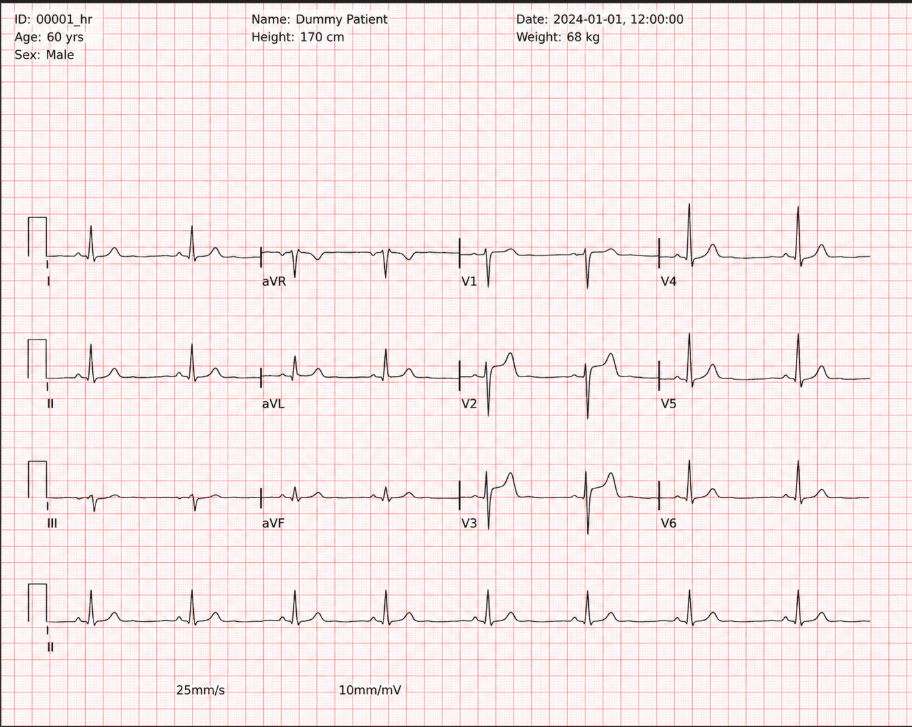
#> input picture ECG/111.png, 912 x 727 px
$ python -i preprocess.py   (imports and definitions only)
#> lines starting #> are read from the running program, lines starting #| are printed output that depends on the picture; after the words box and inside, x2 and y2 are one past the last pixel; in counts of white or black regions, pixels touching at a corner belong together
import cv2
import numpy as np
from pathlib import Path
from matplotlib import pyplot as plt
from PIL import Image

def delete_red(img):
    b, g, r = cv2.split(img)
    mask = (r.astype(int) - g.astype(int) > 40) & (r.astype(int) - b.astype(int) > 25)
    img[mask] = [254, 254, 254]
    return img

def change_gray(img):
    return cv2.cvtColor(img, cv2.COLOR_BGR2GRAY)

def find_QR(img):
    detector = cv2.QRCodeDetector()
    data, points, _ = detector.detectAndDecode(img)
    height, width = img.shape[:2]

    if points is not None and len(points) > 0:
        pts = points[0]
        cx = int(pts[:, 0].mean())
        cy = int(pts[:, 1].mean())

        if cx < width / 2 and cy < height / 2:
            return cv2.rotate(img, cv2.ROTATE_90_CLOCKWISE)
        elif cx >= width / 2 and cy < height / 2:
            return img
        elif cx < width / 2 and cy >= height / 2:
            rotated = cv2.rotate(img, cv2.ROTATE_90_CLOCKWISE)
            rotated = cv2.rotate(rotated, cv2.ROTATE_90_CLOCKWISE)
            return rotated
        else:
            return cv2.rotate(img, cv2.ROTATE_90_COUNTERCLOCKWISE)
    else:
        if (height > width) and (height != 4000) and (width != 3000):
            plt.imshow(img, cmap="gray")
            plt.axis("off")
            plt.show()
            return cv2.rotate(img, cv2.ROTATE_90_COUNTERCLOCKWISE)
        else:
            return img

def sizing(img):
    img = cv2.resize(img, (1024, 768))
    return img

def remove_black_vertical_lines(img, black_thresh=120, max_aspect=10.0, min_height_ratio=0.6, max_width=4):
    if img.ndim == 3:
        gray = cv2.cvtColor(img, cv2.COLOR_BGR2GRAY)
    else:
        gray = img

    H, W = gray.shape
    bw = cv2.threshold(gray, black_thresh, 255, cv2.THRESH_BINARY_INV)[1]
    num_labels, labels, stats, _ = cv2.connectedComponentsWithStats(bw, connectivity=8)
    out = gray.copy()
    for lab in range(1, num_labels):
        x, y, w, h, area = stats[lab]
        aspect = h / max(w, 1)
        if aspect > max_aspect and h >= int(H * min_height_ratio) and w <= max_width:
            out[labels == lab] = 255
    return out

def preprocess_test_image(img_path):
#> called with img_path = '../ECG/111.png'
    img = cv2.imread(str(img_path))
#> img is the input picture: shape (727, 912, 3); mean B, G, R 233.5, 233.3, 247
    height, width = img.shape[:2]
#> height = 727; width = 912
    img = find_QR(img)
#> in find_QR, `data, points, _ = detector.detectAndDecode(img)`: data = ''

    if (height == 4000) and (width == 3000):
        img = img[1400:height-250, :]
        img = change_gray(img)
        img = sizing(img)
        img = remove_black_vertical_lines(img, black_thresh=150, max_aspect=3.0, min_height_ratio=0.6, max_width=10)
    else:
        img = delete_red(img)
#> in delete_red, `b, g, r = cv2.split(img)`:
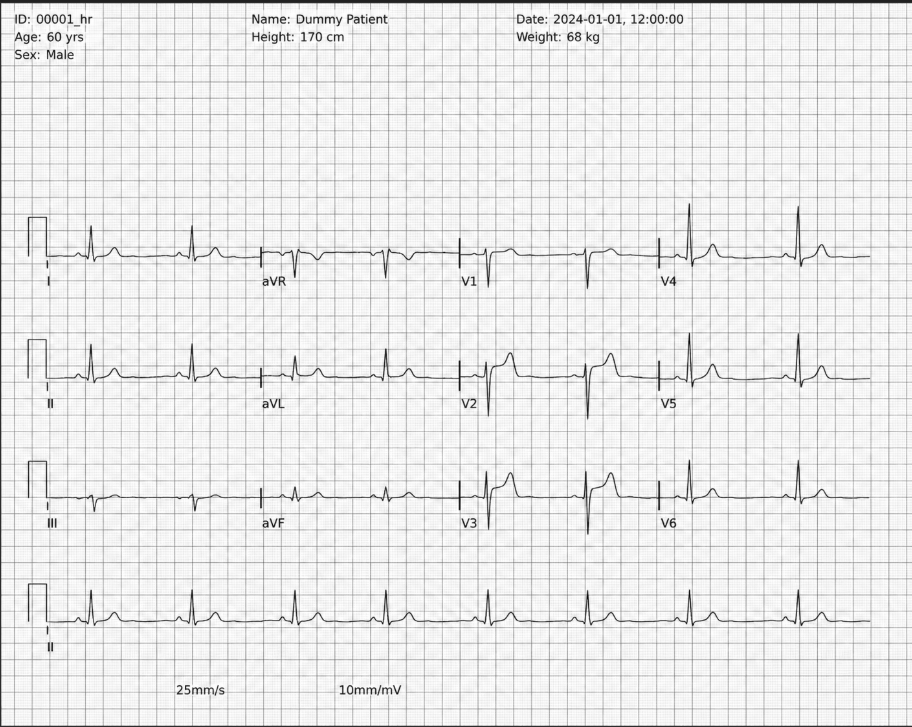
#> b: shape (727, 912); min 8, max 255, mean 233.5
#> in delete_red, `b, g, r = cv2.split(img)`:
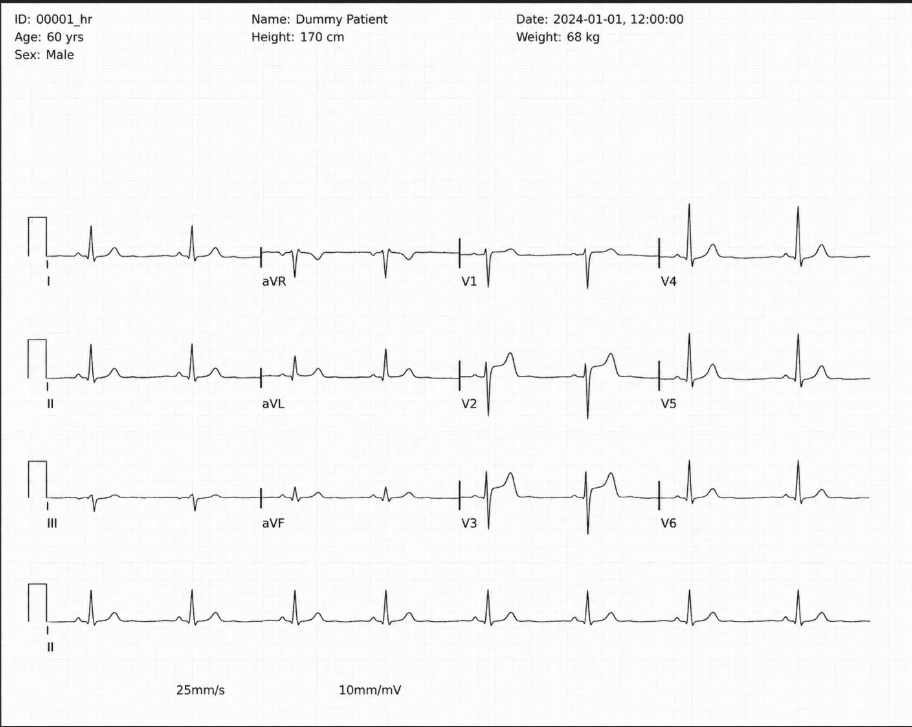
#> r: shape (727, 912); min 9, max 255, mean 247
#> in delete_red, `mask = (r.astype(int) - g.astype(int) > 40) & (r.astype(int) - b.astyp..`:
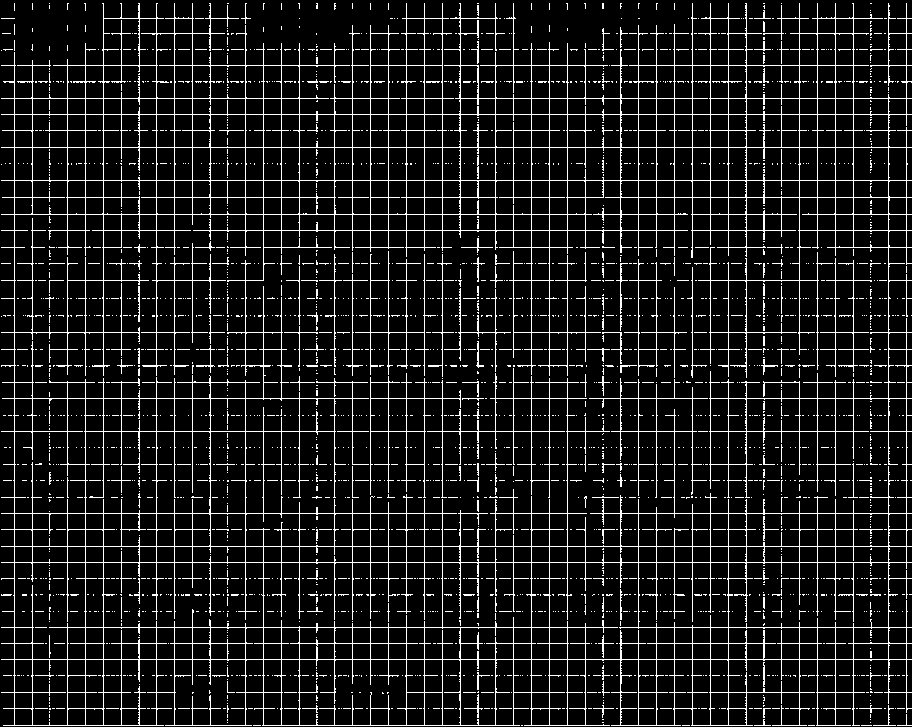
#> mask: shape (727, 912) bool; 10.3% white in thin lines or dots
#> in delete_red, `img[mask] = [254, 254, 254]`:
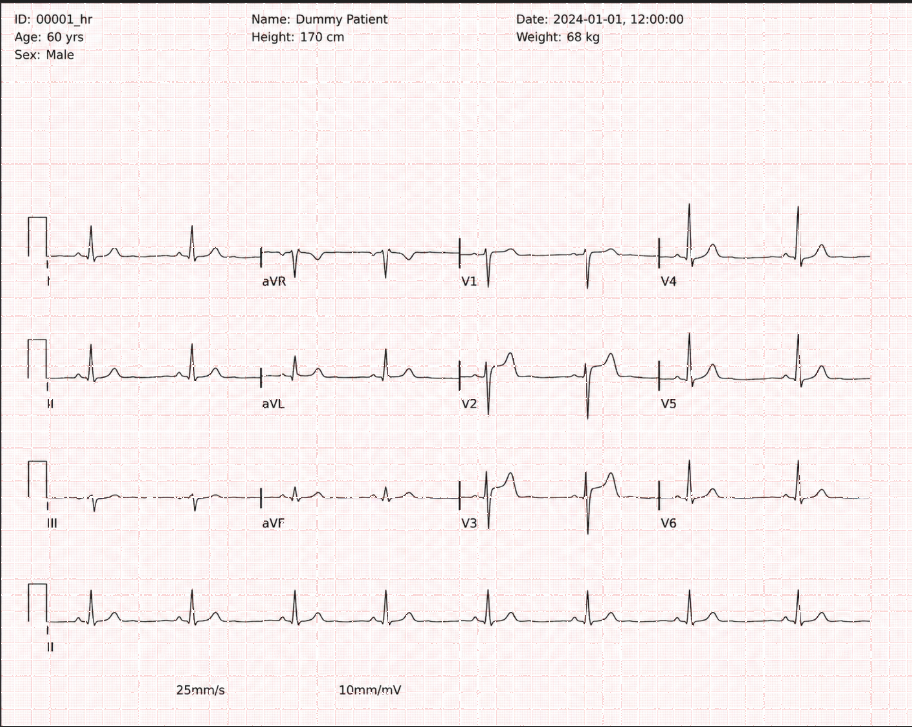
#> img: shape (727, 912, 3); 10.3% of pixels changed, all inside (x1, y1, x2, y2) = (1, 3, 912, 726)
        img = change_gray(img)
        img = sizing(img)
#> in sizing, `img = cv2.resize(img, (1024, 768))`:
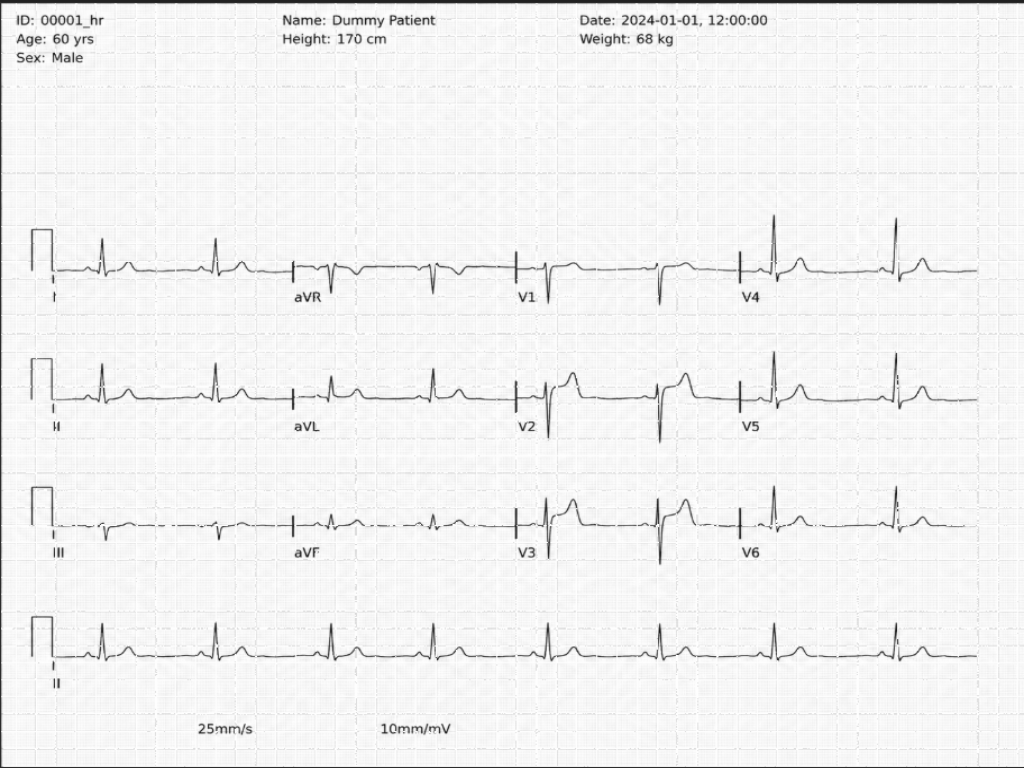
#> img: shape (768, 1024); min 19, max 255, mean 241.9

    return img

>>> result = preprocess_test_image('../ECG/111.png')
